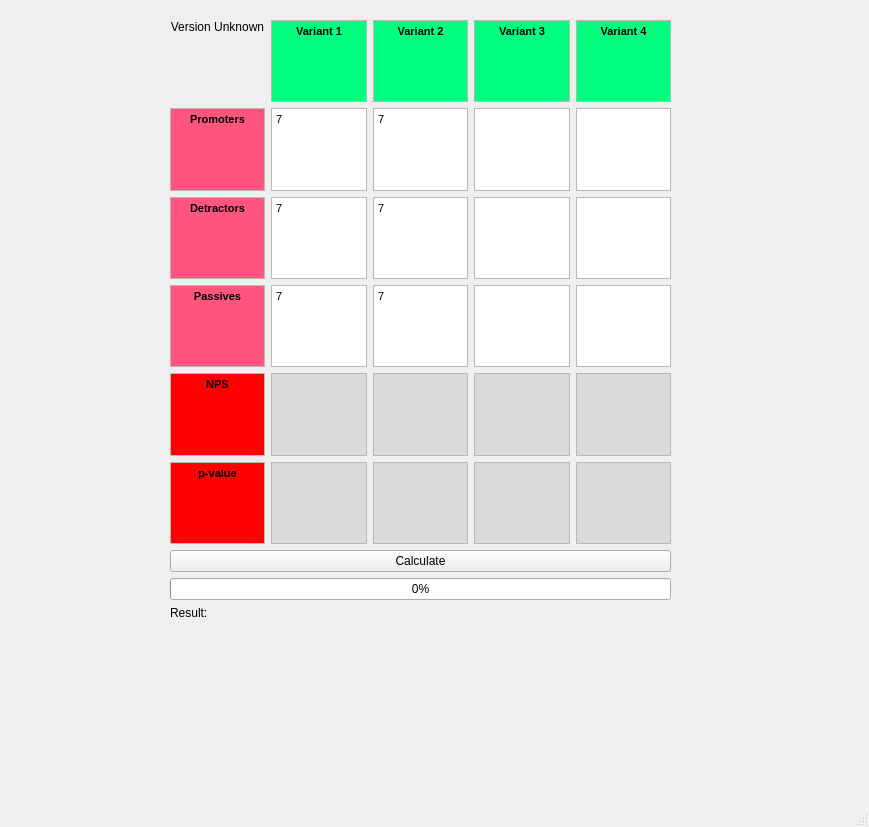
<?xml version="1.0" encoding="UTF-8"?>
<ui version="4.0">
 <class>MainWindow</class>
 <widget class="QMainWindow" name="MainWindow">
  <property name="geometry">
   <rect>
    <x>0</x>
    <y>0</y>
    <width>869</width>
    <height>827</height>
   </rect>
  </property>
  <property name="windowTitle">
   <string>MainWindow</string>
  </property>
  <widget class="QWidget" name="centralwidget">
   <widget class="QWidget" name="verticalLayoutWidget_2">
    <property name="geometry">
     <rect>
      <x>170</x>
      <y>20</y>
      <width>501</width>
      <height>740</height>
     </rect>
    </property>
    <layout class="QVBoxLayout" name="verticalLayout_2">
     <item>
      <layout class="QGridLayout" name="gridLayout">
       <item row="5" column="2">
        <widget class="QTextBrowser" name="textBrowser_8">
         <property name="palette">
          <palette>
           <active>
            <colorrole role="Base">
             <brush brushstyle="SolidPattern">
              <color alpha="255">
               <red>255</red>
               <green>0</green>
               <blue>0</blue>
              </color>
             </brush>
            </colorrole>
           </active>
           <inactive>
            <colorrole role="Base">
             <brush brushstyle="SolidPattern">
              <color alpha="255">
               <red>255</red>
               <green>0</green>
               <blue>0</blue>
              </color>
             </brush>
            </colorrole>
           </inactive>
           <disabled>
            <colorrole role="Base">
             <brush brushstyle="SolidPattern">
              <color alpha="255">
               <red>240</red>
               <green>240</green>
               <blue>240</blue>
              </color>
             </brush>
            </colorrole>
           </disabled>
          </palette>
         </property>
         <property name="html">
          <string>&lt;!DOCTYPE HTML PUBLIC &quot;-//W3C//DTD HTML 4.0//EN&quot; &quot;http://www.w3.org/TR/REC-html40/strict.dtd&quot;&gt;
&lt;html&gt;&lt;head&gt;&lt;meta name=&quot;qrichtext&quot; content=&quot;1&quot; /&gt;&lt;style type=&quot;text/css&quot;&gt;
p, li { white-space: pre-wrap; }
&lt;/style&gt;&lt;/head&gt;&lt;body style=&quot; font-family:'MS Shell Dlg 2'; font-size:8pt; font-weight:400; font-style:normal;&quot;&gt;
&lt;p align=&quot;center&quot; style=&quot; margin-top:0px; margin-bottom:0px; margin-left:0px; margin-right:0px; -qt-block-indent:0; text-indent:0px;&quot;&gt;&lt;span style=&quot; font-weight:600;&quot;&gt;NPS&lt;/span&gt;&lt;/p&gt;&lt;/body&gt;&lt;/html&gt;</string>
         </property>
        </widget>
       </item>
       <item row="5" column="3">
        <widget class="QTextBrowser" name="nps_v1">
         <property name="palette">
          <palette>
           <active>
            <colorrole role="Base">
             <brush brushstyle="SolidPattern">
              <color alpha="255">
               <red>218</red>
               <green>218</green>
               <blue>218</blue>
              </color>
             </brush>
            </colorrole>
           </active>
           <inactive>
            <colorrole role="Base">
             <brush brushstyle="SolidPattern">
              <color alpha="255">
               <red>218</red>
               <green>218</green>
               <blue>218</blue>
              </color>
             </brush>
            </colorrole>
           </inactive>
           <disabled>
            <colorrole role="Base">
             <brush brushstyle="SolidPattern">
              <color alpha="255">
               <red>240</red>
               <green>240</green>
               <blue>240</blue>
              </color>
             </brush>
            </colorrole>
           </disabled>
          </palette>
         </property>
        </widget>
       </item>
       <item row="3" column="2">
        <widget class="QTextBrowser" name="textBrowser_6">
         <property name="palette">
          <palette>
           <active>
            <colorrole role="Base">
             <brush brushstyle="SolidPattern">
              <color alpha="255">
               <red>255</red>
               <green>85</green>
               <blue>127</blue>
              </color>
             </brush>
            </colorrole>
           </active>
           <inactive>
            <colorrole role="Base">
             <brush brushstyle="SolidPattern">
              <color alpha="255">
               <red>255</red>
               <green>85</green>
               <blue>127</blue>
              </color>
             </brush>
            </colorrole>
           </inactive>
           <disabled>
            <colorrole role="Base">
             <brush brushstyle="SolidPattern">
              <color alpha="255">
               <red>240</red>
               <green>240</green>
               <blue>240</blue>
              </color>
             </brush>
            </colorrole>
           </disabled>
          </palette>
         </property>
         <property name="html">
          <string>&lt;!DOCTYPE HTML PUBLIC &quot;-//W3C//DTD HTML 4.0//EN&quot; &quot;http://www.w3.org/TR/REC-html40/strict.dtd&quot;&gt;
&lt;html&gt;&lt;head&gt;&lt;meta name=&quot;qrichtext&quot; content=&quot;1&quot; /&gt;&lt;style type=&quot;text/css&quot;&gt;
p, li { white-space: pre-wrap; }
&lt;/style&gt;&lt;/head&gt;&lt;body style=&quot; font-family:'MS Shell Dlg 2'; font-size:8pt; font-weight:400; font-style:normal;&quot;&gt;
&lt;p align=&quot;center&quot; style=&quot; margin-top:0px; margin-bottom:0px; margin-left:0px; margin-right:0px; -qt-block-indent:0; text-indent:0px;&quot;&gt;&lt;span style=&quot; font-weight:600;&quot;&gt;Detractors&lt;/span&gt;&lt;/p&gt;&lt;/body&gt;&lt;/html&gt;</string>
         </property>
        </widget>
       </item>
       <item row="1" column="3">
        <widget class="QTextBrowser" name="textBrowser">
         <property name="palette">
          <palette>
           <active>
            <colorrole role="Base">
             <brush brushstyle="SolidPattern">
              <color alpha="255">
               <red>0</red>
               <green>255</green>
               <blue>127</blue>
              </color>
             </brush>
            </colorrole>
           </active>
           <inactive>
            <colorrole role="Base">
             <brush brushstyle="SolidPattern">
              <color alpha="255">
               <red>0</red>
               <green>255</green>
               <blue>127</blue>
              </color>
             </brush>
            </colorrole>
           </inactive>
           <disabled>
            <colorrole role="Base">
             <brush brushstyle="SolidPattern">
              <color alpha="255">
               <red>240</red>
               <green>240</green>
               <blue>240</blue>
              </color>
             </brush>
            </colorrole>
           </disabled>
          </palette>
         </property>
         <property name="autoFillBackground">
          <bool>false</bool>
         </property>
         <property name="html">
          <string>&lt;!DOCTYPE HTML PUBLIC &quot;-//W3C//DTD HTML 4.0//EN&quot; &quot;http://www.w3.org/TR/REC-html40/strict.dtd&quot;&gt;
&lt;html&gt;&lt;head&gt;&lt;meta name=&quot;qrichtext&quot; content=&quot;1&quot; /&gt;&lt;style type=&quot;text/css&quot;&gt;
p, li { white-space: pre-wrap; }
&lt;/style&gt;&lt;/head&gt;&lt;body style=&quot; font-family:'MS Shell Dlg 2'; font-size:8pt; font-weight:400; font-style:normal;&quot;&gt;
&lt;p align=&quot;center&quot; style=&quot; margin-top:0px; margin-bottom:0px; margin-left:0px; margin-right:0px; -qt-block-indent:0; text-indent:0px;&quot;&gt;&lt;span style=&quot; font-weight:600;&quot;&gt;Variant 1&lt;/span&gt;&lt;/p&gt;&lt;/body&gt;&lt;/html&gt;</string>
         </property>
        </widget>
       </item>
       <item row="3" column="3">
        <widget class="QTextEdit" name="in_detractors_v1">
         <property name="html">
          <string>&lt;!DOCTYPE HTML PUBLIC &quot;-//W3C//DTD HTML 4.0//EN&quot; &quot;http://www.w3.org/TR/REC-html40/strict.dtd&quot;&gt;
&lt;html&gt;&lt;head&gt;&lt;meta name=&quot;qrichtext&quot; content=&quot;1&quot; /&gt;&lt;style type=&quot;text/css&quot;&gt;
p, li { white-space: pre-wrap; }
&lt;/style&gt;&lt;/head&gt;&lt;body style=&quot; font-family:'MS Shell Dlg 2'; font-size:8pt; font-weight:400; font-style:normal;&quot;&gt;
&lt;p style=&quot; margin-top:0px; margin-bottom:0px; margin-left:0px; margin-right:0px; -qt-block-indent:0; text-indent:0px;&quot;&gt;7&lt;/p&gt;&lt;/body&gt;&lt;/html&gt;</string>
         </property>
         <property name="acceptRichText">
          <bool>false</bool>
         </property>
        </widget>
       </item>
       <item row="2" column="3">
        <widget class="QTextEdit" name="in_promoters_v1">
         <property name="accessibleName">
          <string>hello</string>
         </property>
         <property name="html">
          <string>&lt;!DOCTYPE HTML PUBLIC &quot;-//W3C//DTD HTML 4.0//EN&quot; &quot;http://www.w3.org/TR/REC-html40/strict.dtd&quot;&gt;
&lt;html&gt;&lt;head&gt;&lt;meta name=&quot;qrichtext&quot; content=&quot;1&quot; /&gt;&lt;style type=&quot;text/css&quot;&gt;
p, li { white-space: pre-wrap; }
&lt;/style&gt;&lt;/head&gt;&lt;body style=&quot; font-family:'MS Shell Dlg 2'; font-size:8pt; font-weight:400; font-style:normal;&quot;&gt;
&lt;p style=&quot; margin-top:0px; margin-bottom:0px; margin-left:0px; margin-right:0px; -qt-block-indent:0; text-indent:0px;&quot;&gt;7&lt;/p&gt;&lt;/body&gt;&lt;/html&gt;</string>
         </property>
         <property name="acceptRichText">
          <bool>false</bool>
         </property>
        </widget>
       </item>
       <item row="1" column="4">
        <widget class="QTextBrowser" name="textBrowser_2">
         <property name="palette">
          <palette>
           <active>
            <colorrole role="Base">
             <brush brushstyle="SolidPattern">
              <color alpha="255">
               <red>0</red>
               <green>255</green>
               <blue>127</blue>
              </color>
             </brush>
            </colorrole>
           </active>
           <inactive>
            <colorrole role="Base">
             <brush brushstyle="SolidPattern">
              <color alpha="255">
               <red>0</red>
               <green>255</green>
               <blue>127</blue>
              </color>
             </brush>
            </colorrole>
           </inactive>
           <disabled>
            <colorrole role="Base">
             <brush brushstyle="SolidPattern">
              <color alpha="255">
               <red>240</red>
               <green>240</green>
               <blue>240</blue>
              </color>
             </brush>
            </colorrole>
           </disabled>
          </palette>
         </property>
         <property name="html">
          <string>&lt;!DOCTYPE HTML PUBLIC &quot;-//W3C//DTD HTML 4.0//EN&quot; &quot;http://www.w3.org/TR/REC-html40/strict.dtd&quot;&gt;
&lt;html&gt;&lt;head&gt;&lt;meta name=&quot;qrichtext&quot; content=&quot;1&quot; /&gt;&lt;style type=&quot;text/css&quot;&gt;
p, li { white-space: pre-wrap; }
&lt;/style&gt;&lt;/head&gt;&lt;body style=&quot; font-family:'MS Shell Dlg 2'; font-size:8pt; font-weight:400; font-style:normal;&quot;&gt;
&lt;p align=&quot;center&quot; style=&quot; margin-top:0px; margin-bottom:0px; margin-left:0px; margin-right:0px; -qt-block-indent:0; text-indent:0px;&quot;&gt;&lt;span style=&quot; font-weight:600;&quot;&gt;Variant 2&lt;/span&gt;&lt;/p&gt;&lt;/body&gt;&lt;/html&gt;</string>
         </property>
        </widget>
       </item>
       <item row="2" column="2">
        <widget class="QTextBrowser" name="textBrowser_5">
         <property name="palette">
          <palette>
           <active>
            <colorrole role="Base">
             <brush brushstyle="SolidPattern">
              <color alpha="255">
               <red>255</red>
               <green>85</green>
               <blue>127</blue>
              </color>
             </brush>
            </colorrole>
           </active>
           <inactive>
            <colorrole role="Base">
             <brush brushstyle="SolidPattern">
              <color alpha="255">
               <red>255</red>
               <green>85</green>
               <blue>127</blue>
              </color>
             </brush>
            </colorrole>
           </inactive>
           <disabled>
            <colorrole role="Base">
             <brush brushstyle="SolidPattern">
              <color alpha="255">
               <red>240</red>
               <green>240</green>
               <blue>240</blue>
              </color>
             </brush>
            </colorrole>
           </disabled>
          </palette>
         </property>
         <property name="html">
          <string>&lt;!DOCTYPE HTML PUBLIC &quot;-//W3C//DTD HTML 4.0//EN&quot; &quot;http://www.w3.org/TR/REC-html40/strict.dtd&quot;&gt;
&lt;html&gt;&lt;head&gt;&lt;meta name=&quot;qrichtext&quot; content=&quot;1&quot; /&gt;&lt;style type=&quot;text/css&quot;&gt;
p, li { white-space: pre-wrap; }
&lt;/style&gt;&lt;/head&gt;&lt;body style=&quot; font-family:'MS Shell Dlg 2'; font-size:8pt; font-weight:400; font-style:normal;&quot;&gt;
&lt;p align=&quot;center&quot; style=&quot; margin-top:0px; margin-bottom:0px; margin-left:0px; margin-right:0px; -qt-block-indent:0; text-indent:0px;&quot;&gt;&lt;span style=&quot; font-weight:600;&quot;&gt;Promoters&lt;/span&gt;&lt;/p&gt;&lt;/body&gt;&lt;/html&gt;</string>
         </property>
        </widget>
       </item>
       <item row="4" column="2">
        <widget class="QTextBrowser" name="textBrowser_7">
         <property name="palette">
          <palette>
           <active>
            <colorrole role="Base">
             <brush brushstyle="SolidPattern">
              <color alpha="255">
               <red>255</red>
               <green>85</green>
               <blue>127</blue>
              </color>
             </brush>
            </colorrole>
           </active>
           <inactive>
            <colorrole role="Base">
             <brush brushstyle="SolidPattern">
              <color alpha="255">
               <red>255</red>
               <green>85</green>
               <blue>127</blue>
              </color>
             </brush>
            </colorrole>
           </inactive>
           <disabled>
            <colorrole role="Base">
             <brush brushstyle="SolidPattern">
              <color alpha="255">
               <red>240</red>
               <green>240</green>
               <blue>240</blue>
              </color>
             </brush>
            </colorrole>
           </disabled>
          </palette>
         </property>
         <property name="html">
          <string>&lt;!DOCTYPE HTML PUBLIC &quot;-//W3C//DTD HTML 4.0//EN&quot; &quot;http://www.w3.org/TR/REC-html40/strict.dtd&quot;&gt;
&lt;html&gt;&lt;head&gt;&lt;meta name=&quot;qrichtext&quot; content=&quot;1&quot; /&gt;&lt;style type=&quot;text/css&quot;&gt;
p, li { white-space: pre-wrap; }
&lt;/style&gt;&lt;/head&gt;&lt;body style=&quot; font-family:'MS Shell Dlg 2'; font-size:8pt; font-weight:400; font-style:normal;&quot;&gt;
&lt;p align=&quot;center&quot; style=&quot; margin-top:0px; margin-bottom:0px; margin-left:0px; margin-right:0px; -qt-block-indent:0; text-indent:0px;&quot;&gt;&lt;span style=&quot; font-weight:600;&quot;&gt;Passives&lt;/span&gt;&lt;/p&gt;&lt;/body&gt;&lt;/html&gt;</string>
         </property>
        </widget>
       </item>
       <item row="1" column="6">
        <widget class="QTextBrowser" name="textBrowser_4">
         <property name="palette">
          <palette>
           <active>
            <colorrole role="Base">
             <brush brushstyle="SolidPattern">
              <color alpha="255">
               <red>0</red>
               <green>255</green>
               <blue>127</blue>
              </color>
             </brush>
            </colorrole>
           </active>
           <inactive>
            <colorrole role="Base">
             <brush brushstyle="SolidPattern">
              <color alpha="255">
               <red>0</red>
               <green>255</green>
               <blue>127</blue>
              </color>
             </brush>
            </colorrole>
           </inactive>
           <disabled>
            <colorrole role="Base">
             <brush brushstyle="SolidPattern">
              <color alpha="255">
               <red>240</red>
               <green>240</green>
               <blue>240</blue>
              </color>
             </brush>
            </colorrole>
           </disabled>
          </palette>
         </property>
         <property name="html">
          <string>&lt;!DOCTYPE HTML PUBLIC &quot;-//W3C//DTD HTML 4.0//EN&quot; &quot;http://www.w3.org/TR/REC-html40/strict.dtd&quot;&gt;
&lt;html&gt;&lt;head&gt;&lt;meta name=&quot;qrichtext&quot; content=&quot;1&quot; /&gt;&lt;style type=&quot;text/css&quot;&gt;
p, li { white-space: pre-wrap; }
&lt;/style&gt;&lt;/head&gt;&lt;body style=&quot; font-family:'MS Shell Dlg 2'; font-size:8pt; font-weight:400; font-style:normal;&quot;&gt;
&lt;p align=&quot;center&quot; style=&quot; margin-top:0px; margin-bottom:0px; margin-left:0px; margin-right:0px; -qt-block-indent:0; text-indent:0px;&quot;&gt;&lt;span style=&quot; font-weight:600;&quot;&gt;Variant 4&lt;/span&gt;&lt;/p&gt;&lt;/body&gt;&lt;/html&gt;</string>
         </property>
        </widget>
       </item>
       <item row="1" column="5">
        <widget class="QTextBrowser" name="textBrowser_3">
         <property name="palette">
          <palette>
           <active>
            <colorrole role="Base">
             <brush brushstyle="SolidPattern">
              <color alpha="255">
               <red>0</red>
               <green>255</green>
               <blue>127</blue>
              </color>
             </brush>
            </colorrole>
           </active>
           <inactive>
            <colorrole role="Base">
             <brush brushstyle="SolidPattern">
              <color alpha="255">
               <red>0</red>
               <green>255</green>
               <blue>127</blue>
              </color>
             </brush>
            </colorrole>
           </inactive>
           <disabled>
            <colorrole role="Base">
             <brush brushstyle="SolidPattern">
              <color alpha="255">
               <red>240</red>
               <green>240</green>
               <blue>240</blue>
              </color>
             </brush>
            </colorrole>
           </disabled>
          </palette>
         </property>
         <property name="html">
          <string>&lt;!DOCTYPE HTML PUBLIC &quot;-//W3C//DTD HTML 4.0//EN&quot; &quot;http://www.w3.org/TR/REC-html40/strict.dtd&quot;&gt;
&lt;html&gt;&lt;head&gt;&lt;meta name=&quot;qrichtext&quot; content=&quot;1&quot; /&gt;&lt;style type=&quot;text/css&quot;&gt;
p, li { white-space: pre-wrap; }
&lt;/style&gt;&lt;/head&gt;&lt;body style=&quot; font-family:'MS Shell Dlg 2'; font-size:8pt; font-weight:400; font-style:normal;&quot;&gt;
&lt;p align=&quot;center&quot; style=&quot; margin-top:0px; margin-bottom:0px; margin-left:0px; margin-right:0px; -qt-block-indent:0; text-indent:0px;&quot;&gt;&lt;span style=&quot; font-weight:600;&quot;&gt;Variant 3&lt;/span&gt;&lt;/p&gt;
&lt;p align=&quot;center&quot; style=&quot;-qt-paragraph-type:empty; margin-top:0px; margin-bottom:0px; margin-left:0px; margin-right:0px; -qt-block-indent:0; text-indent:0px; font-weight:600;&quot;&gt;&lt;br /&gt;&lt;/p&gt;&lt;/body&gt;&lt;/html&gt;</string>
         </property>
        </widget>
       </item>
       <item row="4" column="4">
        <widget class="QTextEdit" name="in_passives_v2">
         <property name="html">
          <string>&lt;!DOCTYPE HTML PUBLIC &quot;-//W3C//DTD HTML 4.0//EN&quot; &quot;http://www.w3.org/TR/REC-html40/strict.dtd&quot;&gt;
&lt;html&gt;&lt;head&gt;&lt;meta name=&quot;qrichtext&quot; content=&quot;1&quot; /&gt;&lt;style type=&quot;text/css&quot;&gt;
p, li { white-space: pre-wrap; }
&lt;/style&gt;&lt;/head&gt;&lt;body style=&quot; font-family:'MS Shell Dlg 2'; font-size:8pt; font-weight:400; font-style:normal;&quot;&gt;
&lt;p style=&quot; margin-top:0px; margin-bottom:0px; margin-left:0px; margin-right:0px; -qt-block-indent:0; text-indent:0px;&quot;&gt;7&lt;/p&gt;&lt;/body&gt;&lt;/html&gt;</string>
         </property>
         <property name="acceptRichText">
          <bool>false</bool>
         </property>
        </widget>
       </item>
       <item row="3" column="4">
        <widget class="QTextEdit" name="in_detractors_v2">
         <property name="html">
          <string>&lt;!DOCTYPE HTML PUBLIC &quot;-//W3C//DTD HTML 4.0//EN&quot; &quot;http://www.w3.org/TR/REC-html40/strict.dtd&quot;&gt;
&lt;html&gt;&lt;head&gt;&lt;meta name=&quot;qrichtext&quot; content=&quot;1&quot; /&gt;&lt;style type=&quot;text/css&quot;&gt;
p, li { white-space: pre-wrap; }
&lt;/style&gt;&lt;/head&gt;&lt;body style=&quot; font-family:'MS Shell Dlg 2'; font-size:8pt; font-weight:400; font-style:normal;&quot;&gt;
&lt;p style=&quot; margin-top:0px; margin-bottom:0px; margin-left:0px; margin-right:0px; -qt-block-indent:0; text-indent:0px;&quot;&gt;7&lt;/p&gt;&lt;/body&gt;&lt;/html&gt;</string>
         </property>
         <property name="acceptRichText">
          <bool>false</bool>
         </property>
        </widget>
       </item>
       <item row="2" column="5">
        <widget class="QTextEdit" name="in_promoters_v3"/>
       </item>
       <item row="3" column="5">
        <widget class="QTextEdit" name="in_detractors_v3"/>
       </item>
       <item row="4" column="3">
        <widget class="QTextEdit" name="in_passives_v1">
         <property name="html">
          <string>&lt;!DOCTYPE HTML PUBLIC &quot;-//W3C//DTD HTML 4.0//EN&quot; &quot;http://www.w3.org/TR/REC-html40/strict.dtd&quot;&gt;
&lt;html&gt;&lt;head&gt;&lt;meta name=&quot;qrichtext&quot; content=&quot;1&quot; /&gt;&lt;style type=&quot;text/css&quot;&gt;
p, li { white-space: pre-wrap; }
&lt;/style&gt;&lt;/head&gt;&lt;body style=&quot; font-family:'MS Shell Dlg 2'; font-size:8pt; font-weight:400; font-style:normal;&quot;&gt;
&lt;p style=&quot; margin-top:0px; margin-bottom:0px; margin-left:0px; margin-right:0px; -qt-block-indent:0; text-indent:0px;&quot;&gt;7&lt;/p&gt;&lt;/body&gt;&lt;/html&gt;</string>
         </property>
         <property name="acceptRichText">
          <bool>false</bool>
         </property>
        </widget>
       </item>
       <item row="4" column="5">
        <widget class="QTextEdit" name="in_passives_v3"/>
       </item>
       <item row="5" column="5">
        <widget class="QTextBrowser" name="nps_v3">
         <property name="palette">
          <palette>
           <active>
            <colorrole role="Base">
             <brush brushstyle="SolidPattern">
              <color alpha="255">
               <red>218</red>
               <green>218</green>
               <blue>218</blue>
              </color>
             </brush>
            </colorrole>
           </active>
           <inactive>
            <colorrole role="Base">
             <brush brushstyle="SolidPattern">
              <color alpha="255">
               <red>218</red>
               <green>218</green>
               <blue>218</blue>
              </color>
             </brush>
            </colorrole>
           </inactive>
           <disabled>
            <colorrole role="Base">
             <brush brushstyle="SolidPattern">
              <color alpha="255">
               <red>240</red>
               <green>240</green>
               <blue>240</blue>
              </color>
             </brush>
            </colorrole>
           </disabled>
          </palette>
         </property>
        </widget>
       </item>
       <item row="5" column="4">
        <widget class="QTextBrowser" name="nps_v2">
         <property name="palette">
          <palette>
           <active>
            <colorrole role="Base">
             <brush brushstyle="SolidPattern">
              <color alpha="255">
               <red>218</red>
               <green>218</green>
               <blue>218</blue>
              </color>
             </brush>
            </colorrole>
           </active>
           <inactive>
            <colorrole role="Base">
             <brush brushstyle="SolidPattern">
              <color alpha="255">
               <red>218</red>
               <green>218</green>
               <blue>218</blue>
              </color>
             </brush>
            </colorrole>
           </inactive>
           <disabled>
            <colorrole role="Base">
             <brush brushstyle="SolidPattern">
              <color alpha="255">
               <red>240</red>
               <green>240</green>
               <blue>240</blue>
              </color>
             </brush>
            </colorrole>
           </disabled>
          </palette>
         </property>
        </widget>
       </item>
       <item row="5" column="6">
        <widget class="QTextBrowser" name="nps_v4">
         <property name="palette">
          <palette>
           <active>
            <colorrole role="Base">
             <brush brushstyle="SolidPattern">
              <color alpha="255">
               <red>218</red>
               <green>218</green>
               <blue>218</blue>
              </color>
             </brush>
            </colorrole>
           </active>
           <inactive>
            <colorrole role="Base">
             <brush brushstyle="SolidPattern">
              <color alpha="255">
               <red>218</red>
               <green>218</green>
               <blue>218</blue>
              </color>
             </brush>
            </colorrole>
           </inactive>
           <disabled>
            <colorrole role="Base">
             <brush brushstyle="SolidPattern">
              <color alpha="255">
               <red>240</red>
               <green>240</green>
               <blue>240</blue>
              </color>
             </brush>
            </colorrole>
           </disabled>
          </palette>
         </property>
        </widget>
       </item>
       <item row="2" column="6">
        <widget class="QTextEdit" name="textEdit_17"/>
       </item>
       <item row="6" column="2">
        <widget class="QTextBrowser" name="textBrowser_9">
         <property name="palette">
          <palette>
           <active>
            <colorrole role="Base">
             <brush brushstyle="SolidPattern">
              <color alpha="255">
               <red>255</red>
               <green>0</green>
               <blue>0</blue>
              </color>
             </brush>
            </colorrole>
           </active>
           <inactive>
            <colorrole role="Base">
             <brush brushstyle="SolidPattern">
              <color alpha="255">
               <red>255</red>
               <green>0</green>
               <blue>0</blue>
              </color>
             </brush>
            </colorrole>
           </inactive>
           <disabled>
            <colorrole role="Base">
             <brush brushstyle="SolidPattern">
              <color alpha="255">
               <red>240</red>
               <green>240</green>
               <blue>240</blue>
              </color>
             </brush>
            </colorrole>
           </disabled>
          </palette>
         </property>
         <property name="html">
          <string>&lt;!DOCTYPE HTML PUBLIC &quot;-//W3C//DTD HTML 4.0//EN&quot; &quot;http://www.w3.org/TR/REC-html40/strict.dtd&quot;&gt;
&lt;html&gt;&lt;head&gt;&lt;meta name=&quot;qrichtext&quot; content=&quot;1&quot; /&gt;&lt;style type=&quot;text/css&quot;&gt;
p, li { white-space: pre-wrap; }
&lt;/style&gt;&lt;/head&gt;&lt;body style=&quot; font-family:'MS Shell Dlg 2'; font-size:8pt; font-weight:400; font-style:normal;&quot;&gt;
&lt;p align=&quot;center&quot; style=&quot; margin-top:0px; margin-bottom:0px; margin-left:0px; margin-right:0px; -qt-block-indent:0; text-indent:0px;&quot;&gt;&lt;span style=&quot; font-weight:600;&quot;&gt;p-value&lt;/span&gt;&lt;/p&gt;&lt;/body&gt;&lt;/html&gt;</string>
         </property>
        </widget>
       </item>
       <item row="4" column="6">
        <widget class="QTextEdit" name="textEdit_20"/>
       </item>
       <item row="3" column="6">
        <widget class="QTextEdit" name="textEdit_19"/>
       </item>
       <item row="2" column="4">
        <widget class="QTextEdit" name="in_promoters_v2">
         <property name="html">
          <string>&lt;!DOCTYPE HTML PUBLIC &quot;-//W3C//DTD HTML 4.0//EN&quot; &quot;http://www.w3.org/TR/REC-html40/strict.dtd&quot;&gt;
&lt;html&gt;&lt;head&gt;&lt;meta name=&quot;qrichtext&quot; content=&quot;1&quot; /&gt;&lt;style type=&quot;text/css&quot;&gt;
p, li { white-space: pre-wrap; }
&lt;/style&gt;&lt;/head&gt;&lt;body style=&quot; font-family:'MS Shell Dlg 2'; font-size:8pt; font-weight:400; font-style:normal;&quot;&gt;
&lt;p style=&quot; margin-top:0px; margin-bottom:0px; margin-left:0px; margin-right:0px; -qt-block-indent:0; text-indent:0px;&quot;&gt;7&lt;/p&gt;&lt;/body&gt;&lt;/html&gt;</string>
         </property>
        </widget>
       </item>
       <item row="6" column="3">
        <widget class="QTextBrowser" name="pvalue_v1">
         <property name="palette">
          <palette>
           <active>
            <colorrole role="Base">
             <brush brushstyle="SolidPattern">
              <color alpha="255">
               <red>218</red>
               <green>218</green>
               <blue>218</blue>
              </color>
             </brush>
            </colorrole>
           </active>
           <inactive>
            <colorrole role="Base">
             <brush brushstyle="SolidPattern">
              <color alpha="255">
               <red>218</red>
               <green>218</green>
               <blue>218</blue>
              </color>
             </brush>
            </colorrole>
           </inactive>
           <disabled>
            <colorrole role="Base">
             <brush brushstyle="SolidPattern">
              <color alpha="255">
               <red>240</red>
               <green>240</green>
               <blue>240</blue>
              </color>
             </brush>
            </colorrole>
           </disabled>
          </palette>
         </property>
        </widget>
       </item>
       <item row="6" column="5">
        <widget class="QTextBrowser" name="pvalue_v3">
         <property name="palette">
          <palette>
           <active>
            <colorrole role="Base">
             <brush brushstyle="SolidPattern">
              <color alpha="255">
               <red>218</red>
               <green>218</green>
               <blue>218</blue>
              </color>
             </brush>
            </colorrole>
           </active>
           <inactive>
            <colorrole role="Base">
             <brush brushstyle="SolidPattern">
              <color alpha="255">
               <red>218</red>
               <green>218</green>
               <blue>218</blue>
              </color>
             </brush>
            </colorrole>
           </inactive>
           <disabled>
            <colorrole role="Base">
             <brush brushstyle="SolidPattern">
              <color alpha="255">
               <red>240</red>
               <green>240</green>
               <blue>240</blue>
              </color>
             </brush>
            </colorrole>
           </disabled>
          </palette>
         </property>
        </widget>
       </item>
       <item row="6" column="4">
        <widget class="QTextBrowser" name="pvalue_v2">
         <property name="palette">
          <palette>
           <active>
            <colorrole role="Base">
             <brush brushstyle="SolidPattern">
              <color alpha="255">
               <red>218</red>
               <green>218</green>
               <blue>218</blue>
              </color>
             </brush>
            </colorrole>
           </active>
           <inactive>
            <colorrole role="Base">
             <brush brushstyle="SolidPattern">
              <color alpha="255">
               <red>218</red>
               <green>218</green>
               <blue>218</blue>
              </color>
             </brush>
            </colorrole>
           </inactive>
           <disabled>
            <colorrole role="Base">
             <brush brushstyle="SolidPattern">
              <color alpha="255">
               <red>240</red>
               <green>240</green>
               <blue>240</blue>
              </color>
             </brush>
            </colorrole>
           </disabled>
          </palette>
         </property>
        </widget>
       </item>
       <item row="6" column="6">
        <widget class="QTextBrowser" name="pvalue_v4">
         <property name="palette">
          <palette>
           <active>
            <colorrole role="Base">
             <brush brushstyle="SolidPattern">
              <color alpha="255">
               <red>218</red>
               <green>218</green>
               <blue>218</blue>
              </color>
             </brush>
            </colorrole>
           </active>
           <inactive>
            <colorrole role="Base">
             <brush brushstyle="SolidPattern">
              <color alpha="255">
               <red>218</red>
               <green>218</green>
               <blue>218</blue>
              </color>
             </brush>
            </colorrole>
           </inactive>
           <disabled>
            <colorrole role="Base">
             <brush brushstyle="SolidPattern">
              <color alpha="255">
               <red>240</red>
               <green>240</green>
               <blue>240</blue>
              </color>
             </brush>
            </colorrole>
           </disabled>
          </palette>
         </property>
        </widget>
       </item>
       <item row="7" column="2">
        <layout class="QVBoxLayout" name="verticalLayout"/>
       </item>
       <item row="1" column="2">
        <widget class="QLabel" name="label_version">
         <property name="text">
          <string>Version Unknown</string>
         </property>
         <property name="alignment">
          <set>Qt::AlignHCenter|Qt::AlignTop</set>
         </property>
         <property name="wordWrap">
          <bool>true</bool>
         </property>
         <property name="margin">
          <number>15</number>
         </property>
        </widget>
       </item>
      </layout>
     </item>
     <item>
      <widget class="QPushButton" name="pushButton">
       <property name="text">
        <string>Calculate</string>
       </property>
      </widget>
     </item>
     <item>
      <widget class="QProgressBar" name="progressBar">
       <property name="maximum">
        <number>100</number>
       </property>
       <property name="value">
        <number>0</number>
       </property>
       <property name="textVisible">
        <bool>true</bool>
       </property>
       <property name="invertedAppearance">
        <bool>false</bool>
       </property>
      </widget>
     </item>
     <item>
      <widget class="QLabel" name="label">
       <property name="text">
        <string>Result:</string>
       </property>
       <property name="margin">
        <number>6</number>
       </property>
      </widget>
     </item>
     <item>
      <widget class="QLabel" name="label_result">
       <property name="autoFillBackground">
        <bool>false</bool>
       </property>
       <property name="styleSheet">
        <string notr="true">
color: rgb(255, 0, 0);</string>
       </property>
       <property name="text">
        <string/>
       </property>
       <property name="textFormat">
        <enum>Qt::AutoText</enum>
       </property>
       <property name="margin">
        <number>10</number>
       </property>
      </widget>
     </item>
     <item>
      <spacer name="verticalSpacer">
       <property name="orientation">
        <enum>Qt::Horizontal</enum>
       </property>
       <property name="sizeHint" stdset="0">
        <size>
         <width>100</width>
         <height>100</height>
        </size>
       </property>
      </spacer>
     </item>
     <item>
      <widget class="QLabel" name="label_version_comment">
       <property name="text">
        <string/>
       </property>
       <property name="wordWrap">
        <bool>true</bool>
       </property>
      </widget>
     </item>
    </layout>
   </widget>
  </widget>
  <widget class="QMenuBar" name="menubar">
   <property name="geometry">
    <rect>
     <x>0</x>
     <y>0</y>
     <width>869</width>
     <height>25</height>
    </rect>
   </property>
  </widget>
  <widget class="QStatusBar" name="statusbar"/>
 </widget>
 <resources/>
 <connections/>
</ui>
